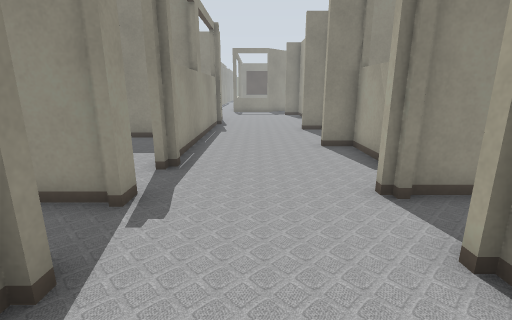
View 1 (above)

24 first-person views from a walk through a Gazebo world. The camera is 1 m above the floor, tilts 14° down and sees 85° across. Floor lines are 1 m apart. The floor is counted in squares, 0.5 m on a side. Each view is taken from the middle of a square. On the plan, view 1 faces up. The plan holds only what a view shows up to about 17 squares ahead; the rest is blank. The place goes on beyond the plan. The robots in the file are not drawn. Gazebo's built-in surfaces are drawn with simple patterns. Some stock models are drawn as simple stand-ins. Some surface patterns are stand-ins.

View 2
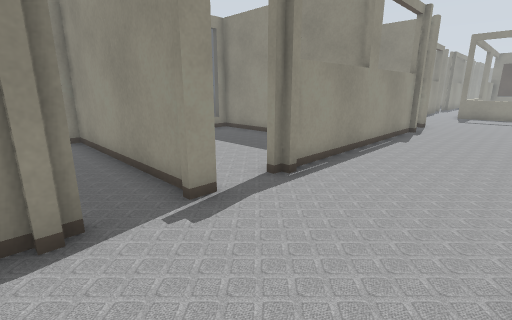

View 3
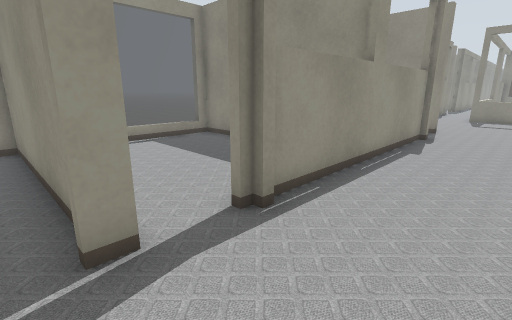

View 4
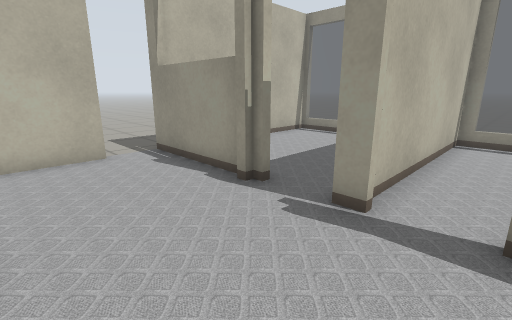

View 5
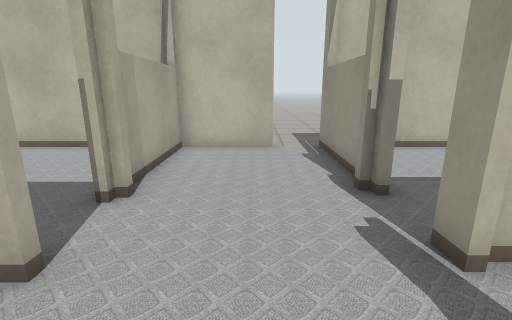

View 6
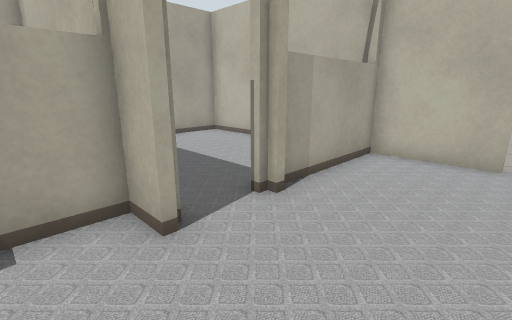

View 7
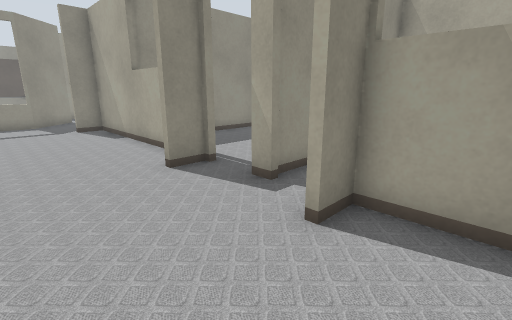

View 8
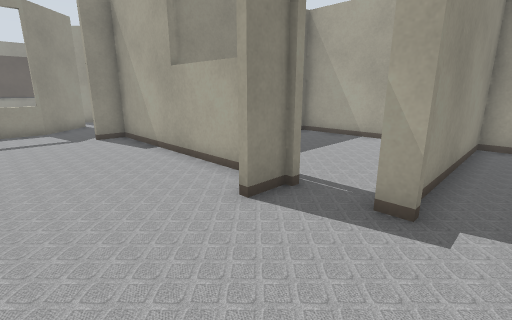

View 9
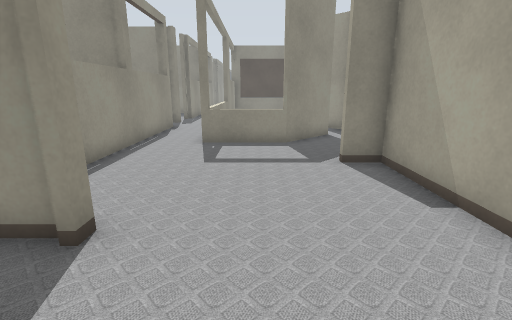

View 10
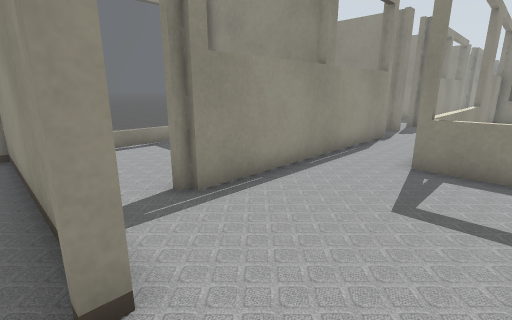

View 11
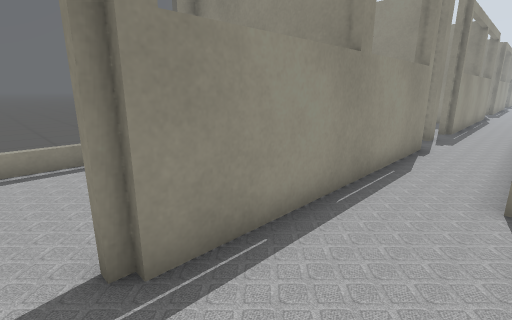

View 12
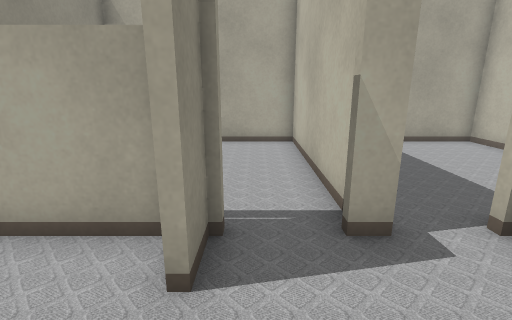

View 13
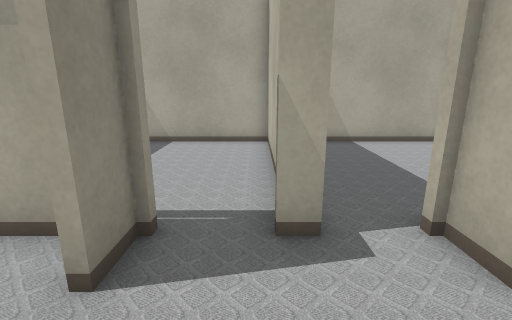

View 14
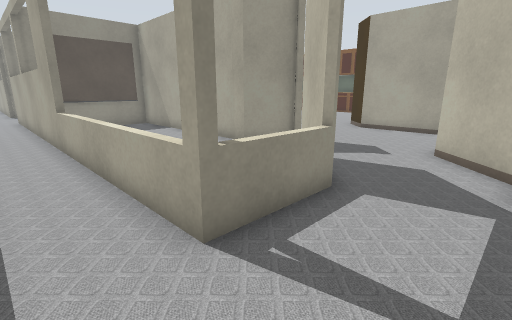

View 15
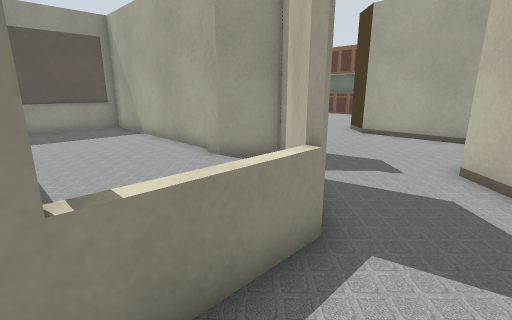

View 16
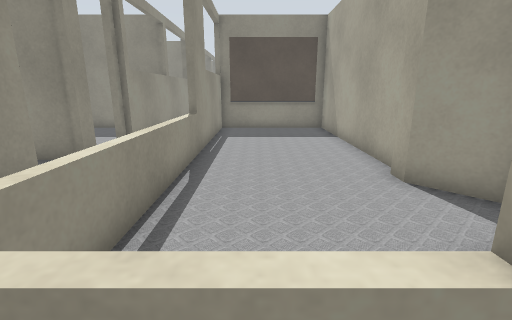

View 17
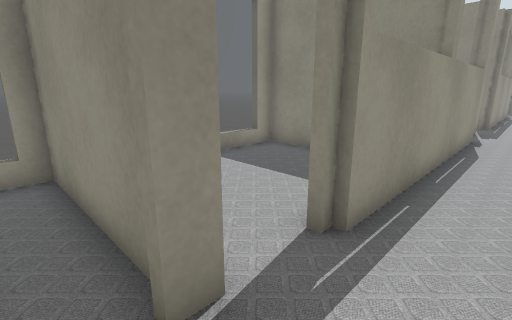

View 18
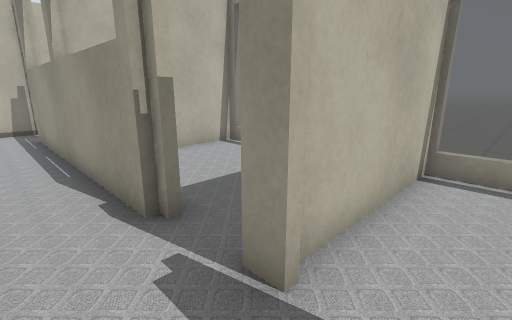

View 19
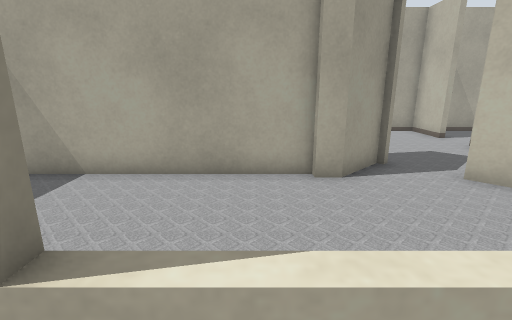

View 20
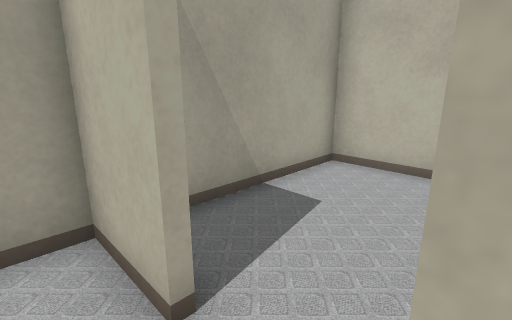

View 21
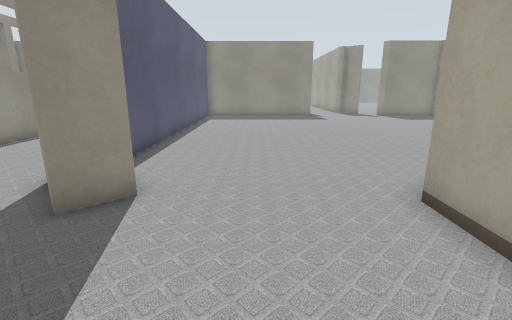

View 22
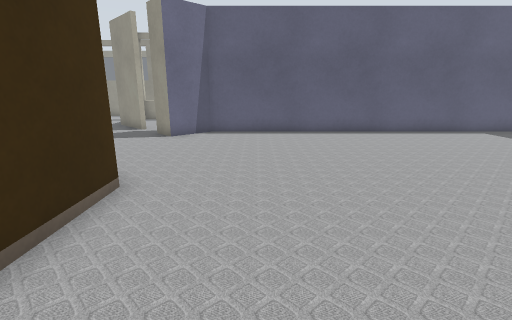

View 23
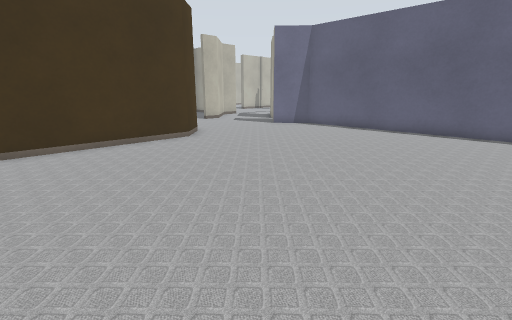

View 24
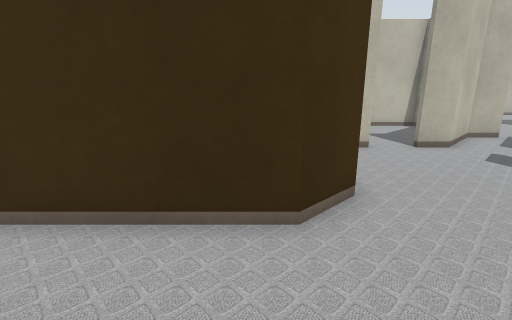

### Floor plan
Points are (right, up) in squares from view 1. A wall is a line through its corners. A room is listed if a view was taken in it or the views show most of it. See-through windows are left out.
Room 1 (views 1, 2, 3)
walls: (-2.4, 2.4) (-2.4, -1.4); (-2.6, 4.8) (-3.6, 4.8); (-0.6, -2) (2.7, -2) (2.7, 2.7)
ways out: opening at (0, 5) to room 2; opening at (3, 4) to room 9; opening at (-3, 4); opening at (-1, -2)
Room 2 (views 4, 5, 6, 7, 8, 13)
walls: (2.5, 10.3) (3.6, 10.3); (3.9, 10.1) (2.4, 10.1); (-2.4, 7.4) (-2.4, 6.9); (2.4, 5.4) (3.9, 5.4); (3.6, 12) (3.6, 12.8); (3.6, 5.4) (3.6, 10.6); (-2.4, 5.2) (-2.4, 4.5); (-2.4, 13.6) (-2.4, 7.7)
ways out: opening at (0, 5) to room 1; opening at (1, 12.5) to room 3; opening at (-3, 6) to room 7; opening at (4, 11) to room 10
Room 3 (views 9, 10, 11, 12, 14, 15, 16, 17, 19)
walls: (-2.4, 19.9) (-2.4, 19.2); (-2.1, 17.4) (-2.1, 16.9); (-2.4, 17) (-2.4, 13.6); (1.2, 26.9) (-2.1, 26.9) (-2.1, 34.6); (-6, 19.8) (-3.6, 19.8); (3.6, 15.2) (3.6, 23.7) (2.4, 23.7); (3.6, 14.7) (2.4, 14.7); (-4.7, 31.9) (-4.7, 21.9); (-4.9, 34.5) (-4.9, 33.8)
ways out: opening at (1, 12.5) to room 2; opening at (-3.5, 34) to room 4; opening at (3, 25.5) to room 5; opening at (4, 14) to room 8; opening at (-5, 33) to room 13; opening at (-5, 21)
Room 4 (view 18)
walls: (-4.9, 36.6) (-4.9, 36.1); (-4.7, 43.5) (-4.7, 36.5); (-2.1, 34.6) (-2.1, 43.5)
ways out: opening at (-3.5, 34) to room 3; opening at (-5, 35.5) to room 11
Room 5 (views 20, 21, 22, 23, 24)
walls: (11.1, 26) (11.1, 31) (12.2, 32.1) (18.8, 32.1); (8.9, 26.1) (11.1, 26.1); (4.1, 43.5) (4.1, 32.8) (5.7, 31.2) (4.8, 30.4) (4.1, 31.1); (3.4, 29) (1.2, 26.9); (2.4, 24) (3.8, 24) (6, 26.1) (7.2, 26.1)
ways out: opening at (3, 25.5) to room 3; opening at (4, 30) to room 6; opening at (8, 26) to room 12
Room 6 (no view inside)
walls: (3.6, 32.5) (3.6, 41.3) (-2.1, 41.3); (4.1, 31.1) (3.3, 32) (3.3, 32.6); (1.2, 27.2) (3.2, 29.2); (-1.9, 41.4) (-1.9, 27.5)
ways out: opening at (4, 30) to room 5
Room 7 (no view inside)
walls: (-10.5, 6.6) (-10.5, 5) (-2.8, 5); (-2.6, 12.3) (-10.5, 12.3) (-10.5, 8.2)
ways out: opening at (-3, 6) to room 2
Room 8 (no view inside)
walls: (4.4, 12.5) (11.1, 12.5) (11.1, 19.5) (3.9, 19.5)
ways out: opening at (4, 14) to room 3
Room 9 (no view inside)
walls: (4.2, 5.2) (3, 5.2); (3, -2) (11.1, -2) (11.1, 0.4)
ways out: opening at (3, 4) to room 1
Room 10 (no view inside)
walls: (3.9, 5.4) (11.1, 5.4) (11.1, 12.3) (4, 12.3)
ways out: opening at (4, 11) to room 2
Room 11 (no view inside)
walls: (-10.5, 35.9) (-10.5, 34.3) (-5.4, 34.3); (-4.6, 41.3) (-10.5, 41.3) (-10.5, 38.8)
ways out: opening at (-5, 35.5) to room 4
Room 12 (no view inside)
walls: (8.4, 19.8) (11.1, 19.8) (11.1, 26); (3.8, 19.8) (6.4, 19.8)
ways out: opening at (8, 26) to room 5
Room 13 (no view inside)
walls: (-5.1, 34) (-10.5, 34) (-10.5, 33.1); (-6.4, 27) (-4.6, 27); (-10.5, 27) (-8, 27)
ways out: opening at (-5, 33) to room 3

Where each view was taken, in squares from view 1:
view 1: 0 up, 0 right, facing up
view 2: 2 up, 2 right, facing up-left
view 3: 4 up, 1 right, facing up-left
view 4: 7 up, 2 right, facing down-left
view 5: 8 up, 0 right, facing down
view 6: 7 up, 1 left, facing down-right
view 7: 8 up, 1 left, facing up-right
view 8: 11 up, 1 left, facing up-right
view 9: 16 up, 0 right, facing up
view 10: 19 up, 0 right, facing up-left
view 11: 21 up, 2 left, facing up-left
view 12: 14 up, 0 right, facing right
view 13: 13 up, 0 right, facing right
view 14: 24 up, 4 left, facing up-right
view 15: 25 up, 2 left, facing up-right
view 16: 26 up, 0 right, facing up
view 17: 33 up, 3 left, facing up-left
view 18: 36 up, 3 left, facing down-left
view 19: 34 up, 3 left, facing right
view 20: 27 up, 7 right, facing down-right
view 21: 26 up, 8 right, facing up
view 22: 35 up, 18 right, facing left
view 23: 43 up, 19 right, facing down-left
view 24: 36 up, 13 right, facing down
